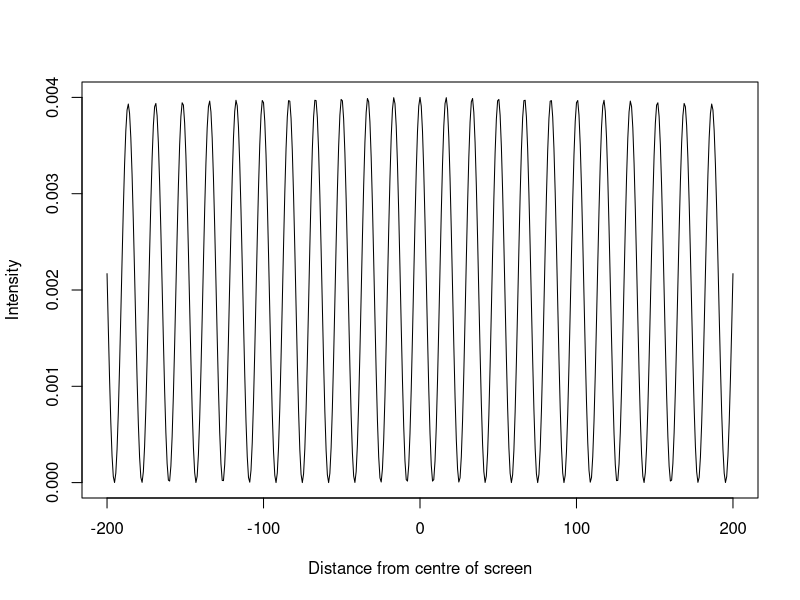

Recreate this plot in R.
# Simon Toogood
# Task 4

# ---- Constant definitions ---- #
L <- 1000          # Distance (from apertures) to screen
a <- 0.5           # Size of each aperture
d <- 3             # Separation of the slits
lambda <- 0.05     # Wavelength of light
k <- 2*pi / lambda # Wavenumber


# ---- Function definitions ---- #
compute.wave <- function(x.0, y.0, x.1, y.1, k, amp.0=1) {
  # Given a single source of waves at point (x.0, y.0), compute the phase
  # shift and amplitude of the wave arriving at point (x.1, y.1).
  dx <- x.1 - x.0               # x distance travelled
  dy <- y.1 - y.0               # y distance travelled
  dist <- sqrt( dx^2 + dy^2 )   # Total path length
  amp <- amp.0 * dist^(-1/2)    # Amplitude decay with path length
  phase <- (k * dist) %% (2*pi) # Phase change over path length modulo 2pi
  # Put amplitude and phase into a phasor and output this.
  phasor <- complex(modulus=amp, argument=phase)
  return(phasor) }


# ----- Main Program ----- #

# Define distance along the screen, from -y.max to +y.max
y.max <- 200       # Size of the screen
screen.size <- 501 # Sets the number of pixels on the screen (ie. the resolution)
screen <- seq(-y.max, y.max, length.out=screen.size)

y.source <- c(-d/2, d/2) # Set position of two wave sources
phasor.1 = compute.wave(0, y.source[1], L, screen, k) # Compute a phasor list for the first wave
phasor.2 = compute.wave(0, y.source[2], L, screen, k)  # Compute a phasor list for the second wave
phasor.tot = phasor.1 + phasor.2 # Sum the phasors
intensity = Mod(phasor.tot)^2 # Calculate the intesity of the resultant phasor
plot(screen, intensity, type="l", xlab="Distance from centre of screen", ylab="Intensity")
